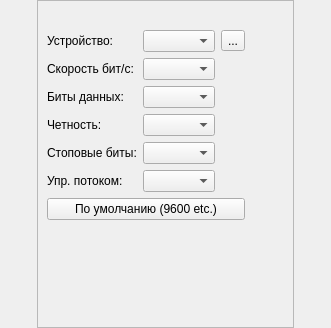
<?xml version="1.0" encoding="UTF-8"?>
<ui version="4.0">
 <class>SerialBox5</class>
 <widget class="QWidget" name="SerialBox5">
  <property name="geometry">
   <rect>
    <x>0</x>
    <y>0</y>
    <width>331</width>
    <height>328</height>
   </rect>
  </property>
  <layout class="QHBoxLayout" name="horizontalLayout">
   <property name="leftMargin">
    <number>0</number>
   </property>
   <property name="topMargin">
    <number>0</number>
   </property>
   <property name="rightMargin">
    <number>0</number>
   </property>
   <property name="bottomMargin">
    <number>0</number>
   </property>
   <item>
    <widget class="QFrame" name="frame">
     <property name="sizePolicy">
      <sizepolicy hsizetype="Fixed" vsizetype="Preferred">
       <horstretch>0</horstretch>
       <verstretch>0</verstretch>
      </sizepolicy>
     </property>
     <property name="frameShape">
      <enum>QFrame::StyledPanel</enum>
     </property>
     <property name="frameShadow">
      <enum>QFrame::Raised</enum>
     </property>
     <layout class="QVBoxLayout" name="verticalLayout_2">
      <item>
       <widget class="QLabel" name="captionBox">
        <property name="font">
         <font>
          <weight>75</weight>
          <bold>true</bold>
         </font>
        </property>
        <property name="alignment">
         <set>Qt::AlignCenter</set>
        </property>
       </widget>
      </item>
      <item>
       <layout class="QHBoxLayout" name="horizontalLayout_2">
        <item>
         <layout class="QVBoxLayout" name="verticalLayout">
          <item>
           <layout class="QGridLayout" name="gridLayout">
            <item row="5" column="0">
             <widget class="QLabel" name="label_5">
              <property name="text">
               <string>Упр. потоком:</string>
              </property>
             </widget>
            </item>
            <item row="3" column="0">
             <widget class="QLabel" name="label_4">
              <property name="text">
               <string>Четность:</string>
              </property>
             </widget>
            </item>
            <item row="0" column="0">
             <widget class="QLabel" name="label">
              <property name="text">
               <string>Устройство:</string>
              </property>
             </widget>
            </item>
            <item row="4" column="0">
             <widget class="QLabel" name="label_6">
              <property name="text">
               <string>Стоповые биты:</string>
              </property>
             </widget>
            </item>
            <item row="1" column="1">
             <widget class="QComboBox" name="BaudBox"/>
            </item>
            <item row="0" column="1">
             <widget class="QComboBox" name="PortBox"/>
            </item>
            <item row="5" column="1">
             <widget class="QComboBox" name="FlowBox"/>
            </item>
            <item row="1" column="0">
             <widget class="QLabel" name="label_2">
              <property name="text">
               <string>Скорость бит/с:</string>
              </property>
             </widget>
            </item>
            <item row="3" column="1">
             <widget class="QComboBox" name="ParityBox"/>
            </item>
            <item row="4" column="1">
             <widget class="QComboBox" name="StopBitsBox"/>
            </item>
            <item row="2" column="1">
             <widget class="QComboBox" name="DataBitsBox"/>
            </item>
            <item row="2" column="0">
             <widget class="QLabel" name="label_3">
              <property name="text">
               <string>Биты данных:</string>
              </property>
             </widget>
            </item>
            <item row="0" column="2">
             <widget class="QToolButton" name="btn_refresh">
              <property name="text">
               <string>...</string>
              </property>
             </widget>
            </item>
           </layout>
          </item>
          <item>
           <widget class="QPushButton" name="btn_default">
            <property name="text">
             <string>По умолчанию (9600 etc.)</string>
            </property>
           </widget>
          </item>
          <item>
           <layout class="QVBoxLayout" name="buttons_layout"/>
          </item>
          <item>
           <layout class="QVBoxLayout" name="layout_SEND"/>
          </item>
          <item>
           <layout class="QHBoxLayout" name="layout_status"/>
          </item>
          <item>
           <layout class="QVBoxLayout" name="layout_bottom_LOG"/>
          </item>
          <item>
           <spacer name="verticalSpacer">
            <property name="orientation">
             <enum>Qt::Vertical</enum>
            </property>
            <property name="sizeHint" stdset="0">
             <size>
              <width>20</width>
              <height>40</height>
             </size>
            </property>
           </spacer>
          </item>
         </layout>
        </item>
        <item>
         <layout class="QVBoxLayout" name="layout_power">
          <item>
           <widget class="QPushButton" name="btn_power">
            <property name="minimumSize">
             <size>
              <width>33</width>
              <height>70</height>
             </size>
            </property>
            <property name="maximumSize">
             <size>
              <width>33</width>
              <height>70</height>
             </size>
            </property>
            <property name="styleSheet">
             <string notr="true">QPushButton#btn_power {
	image: url(:/power_knock/image/black/off.png);
	border-style: inset;
}
QPushButton#btn_power:checked {
	image: url(:/power_knock/image/green/on.png);
	border-style: inset;
}</string>
            </property>
            <property name="checkable">
             <bool>true</bool>
            </property>
           </widget>
          </item>
          <item>
           <spacer name="verticalSpacer_2">
            <property name="orientation">
             <enum>Qt::Vertical</enum>
            </property>
            <property name="sizeHint" stdset="0">
             <size>
              <width>20</width>
              <height>40</height>
             </size>
            </property>
           </spacer>
          </item>
         </layout>
        </item>
        <item>
         <layout class="QVBoxLayout" name="layout_right_LOG"/>
        </item>
       </layout>
      </item>
     </layout>
    </widget>
   </item>
  </layout>
 </widget>
 <tabstops>
  <tabstop>PortBox</tabstop>
  <tabstop>BaudBox</tabstop>
  <tabstop>DataBitsBox</tabstop>
  <tabstop>ParityBox</tabstop>
  <tabstop>StopBitsBox</tabstop>
  <tabstop>FlowBox</tabstop>
  <tabstop>btn_default</tabstop>
  <tabstop>btn_refresh</tabstop>
  <tabstop>btn_power</tabstop>
 </tabstops>
 <resources/>
 <connections/>
</ui>
